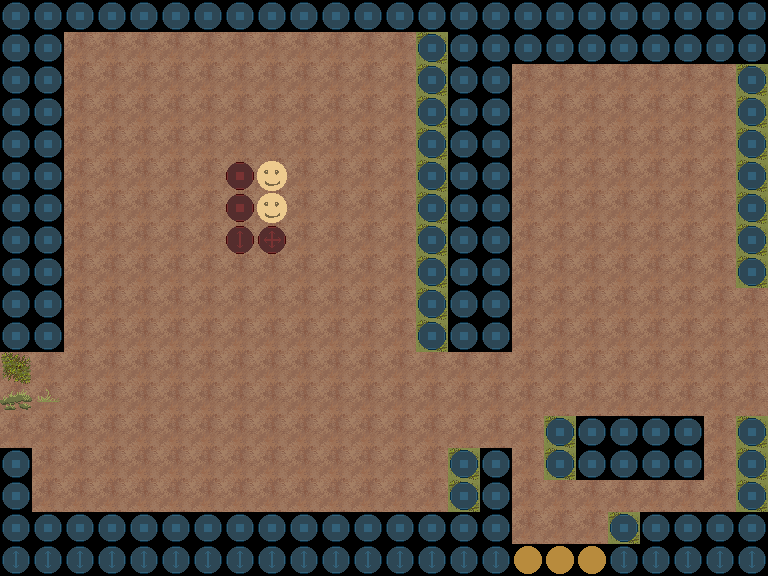

This is a level from a 2D game, rendered from its Tiled map with the project's own tilesets. A one-line summary and the map file follow, with tile-layer data summarised:
An orthogonal 24x18 tile map with 32x32 px tiles, 2 tile layers (bg, fg).

<map version="1.2" tiledversion="1.3.3" orientation="orthogonal" renderorder="left-down" width="24" height="18" tilewidth="32" tileheight="32" infinite="0" nextlayerid="3" nextobjectid="1">
 <tileset firstgid="1" source="tilset.tsx" />
 <layer id="1" name="bg" width="24" height="18">
  <data>[432 cells, 432 non-empty, 2 distinct tile ids]</data>
 </layer>
 <layer id="2" name="fg" width="24" height="18">
  <data>[432 cells, 13 non-empty, 6 distinct tile ids]</data>
 </layer>
</map>